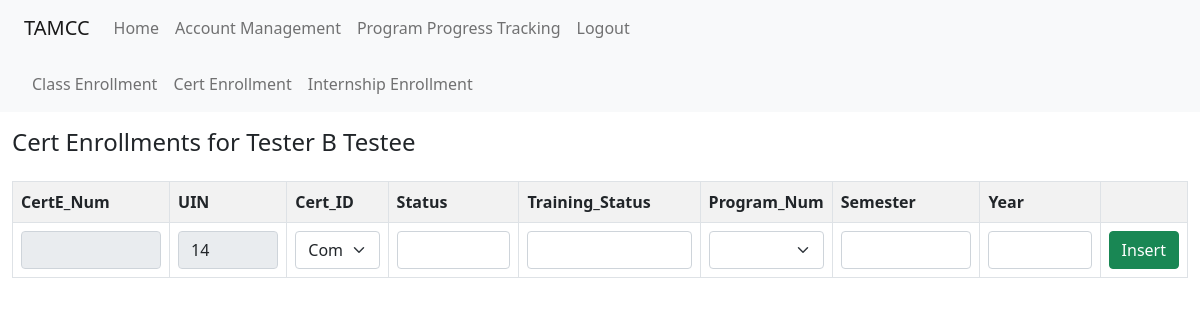
/progress_common/certEnrollment.php?uin=14 (signed in), run on the app's committed database.
### tables this page shows
CREATE TABLE `User` (
  `UIN` int(11) NOT NULL,
  `First_Name` varchar(20) NOT NULL,
  `M_Initial` char(2) NOT NULL,
  `Last_Name` varchar(20) NOT NULL,
  `Username` varchar(20) NOT NULL,
  `Passwords` varchar(20) NOT NULL,
  `User_Type` varchar(20) NOT NULL DEFAULT 'Student',
  `Email` varchar(30) NOT NULL,
  `Discord_Name` varchar(30) NOT NULL,
  `Is_Deleted` tinyint(1) NOT NULL DEFAULT 0
);

### progress_common/certEnrollment.php (the view, shortened to what this page needs)
<!DOCTYPE html>
<html lang="en">
<head>
    <link href="https://cdn.jsdelivr.net/npm/bootstrap@5.0.2/dist/css/bootstrap.min.css" rel="stylesheet">
</head>
<body>
<?php require '../databaseLoad.php'; ?>
<?php
$uin = $_GET["uin"];
$result = $conn->query("SELECT First_Name, M_Initial, Last_Name FROM User WHERE UIN = {$uin}");
$name_info = null;
if ($result -> num_rows > 0) {
    $name_info = $result->fetch_assoc();
}
else {
    http_response_code(404);
    die("Error: The record could not be found.");
}
?>
<?php require 'progressUtils.php'; ?>
<?php if ($_SESSION["User_Type"] == "Admin") {
    require "../admin/adminHeader.php";
}
else {
    require "../student/studentHeader.php";
}
require "progressSubNav.php";
?>
<div class="container-fluid">
  <div class="row mt-3">
    <h4>Cert Enrollments for <?= $name_info["First_Name"] . " " . $name_info["M_Initial"] . " " . $name_info["Last_Name"] ?></h4>
  </div>
  <div class="table-responsive mt-3">
  </div>
</div>
</body>
</html>

### data on the page
user: First_Name "Tester", M_Initial "B", Last_Name "Testee"

### other printed values
$column->name "CertE_Num"
$column->name "UIN"
$column->name "Cert_ID"
$column->name "Status"
$column->name "Training_Status"
$column->name "Program_Num"
$column->name "Semester"
$column->name "Year"
form field Cert_ID "CompTIA A+"
